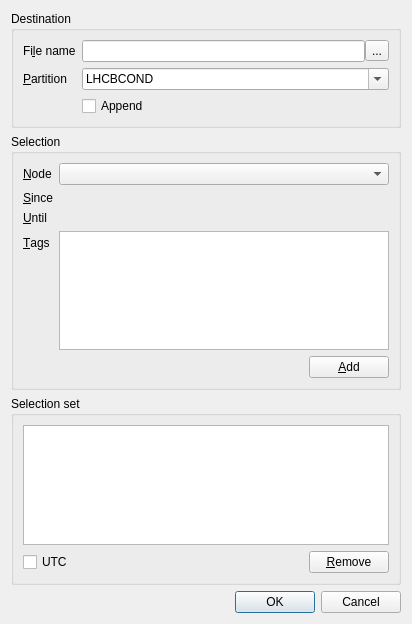
<?xml version="1.0" encoding="UTF-8"?>
<ui version="4.0">
 <class>CreateSliceDialog</class>
 <widget class="QDialog" name="CreateSliceDialog">
  <property name="geometry">
   <rect>
    <x>0</x>
    <y>0</y>
    <width>412</width>
    <height>624</height>
   </rect>
  </property>
  <property name="windowTitle">
   <string>Create slice</string>
  </property>
  <layout class="QVBoxLayout" name="verticalLayout">
   <item>
    <widget class="QGroupBox" name="destinationGroup">
     <property name="title">
      <string>Destination</string>
     </property>
     <layout class="QFormLayout" name="formLayout">
      <property name="fieldGrowthPolicy">
       <enum>QFormLayout::ExpandingFieldsGrow</enum>
      </property>
      <item row="0" column="0">
       <widget class="QLabel" name="filenameLabel">
        <property name="text">
         <string>Fi&amp;le name</string>
        </property>
        <property name="buddy">
         <cstring>filename</cstring>
        </property>
       </widget>
      </item>
      <item row="0" column="1">
       <widget class="QWidget" name="filenameWidget" native="true">
        <layout class="QHBoxLayout" name="horizontalLayout">
         <property name="spacing">
          <number>0</number>
         </property>
         <property name="leftMargin">
          <number>0</number>
         </property>
         <property name="topMargin">
          <number>0</number>
         </property>
         <property name="rightMargin">
          <number>0</number>
         </property>
         <property name="bottomMargin">
          <number>0</number>
         </property>
         <item>
          <widget class="QLineEdit" name="filename">
           <property name="toolTip">
            <string>Path to the SQLite file</string>
           </property>
          </widget>
         </item>
         <item>
          <widget class="QToolButton" name="fileDialogButton">
           <property name="toolTip">
            <string>Open a dialog box to select a file</string>
           </property>
           <property name="text">
            <string>...</string>
           </property>
          </widget>
         </item>
        </layout>
       </widget>
      </item>
      <item row="1" column="0">
       <widget class="QLabel" name="partitionLabel">
        <property name="text">
         <string>&amp;Partition</string>
        </property>
        <property name="buddy">
         <cstring>partition</cstring>
        </property>
       </widget>
      </item>
      <item row="1" column="1">
       <widget class="QComboBox" name="partition">
        <property name="sizePolicy">
         <sizepolicy hsizetype="Expanding" vsizetype="Fixed">
          <horstretch>0</horstretch>
          <verstretch>0</verstretch>
         </sizepolicy>
        </property>
        <property name="toolTip">
         <string>Partition name: only uppercase letters or numbers</string>
        </property>
        <property name="editable">
         <bool>true</bool>
        </property>
        <property name="currentIndex">
         <number>1</number>
        </property>
        <property name="insertPolicy">
         <enum>QComboBox::NoInsert</enum>
        </property>
        <item>
         <property name="text">
          <string>DDDB</string>
         </property>
        </item>
        <item>
         <property name="text">
          <string>LHCBCOND</string>
         </property>
        </item>
        <item>
         <property name="text">
          <string>SIMCOND</string>
         </property>
        </item>
        <item>
         <property name="text">
          <string>ONLINE</string>
         </property>
        </item>
        <item>
         <property name="text">
          <string>CALIBOFF</string>
         </property>
        </item>
       </widget>
      </item>
      <item row="2" column="1">
       <widget class="QCheckBox" name="append">
        <property name="text">
         <string>Append</string>
        </property>
       </widget>
      </item>
     </layout>
    </widget>
   </item>
   <item>
    <widget class="QGroupBox" name="selectionGroup">
     <property name="title">
      <string>Selection</string>
     </property>
     <layout class="QFormLayout" name="formLayout_2">
      <property name="fieldGrowthPolicy">
       <enum>QFormLayout::ExpandingFieldsGrow</enum>
      </property>
      <item row="0" column="0">
       <widget class="QLabel" name="pathLabel">
        <property name="text">
         <string>&amp;Node</string>
        </property>
        <property name="buddy">
         <cstring>path</cstring>
        </property>
       </widget>
      </item>
      <item row="0" column="1">
       <widget class="QComboBox" name="path">
        <property name="sizePolicy">
         <sizepolicy hsizetype="MinimumExpanding" vsizetype="Fixed">
          <horstretch>0</horstretch>
          <verstretch>0</verstretch>
         </sizepolicy>
        </property>
       </widget>
      </item>
      <item row="1" column="0">
       <widget class="QLabel" name="sinceLabel">
        <property name="text">
         <string>&amp;Since</string>
        </property>
        <property name="buddy">
         <cstring>since</cstring>
        </property>
       </widget>
      </item>
      <item row="1" column="1">
       <widget class="TimePointEdit" name="since" native="true">
        <property name="sizePolicy">
         <sizepolicy hsizetype="MinimumExpanding" vsizetype="Preferred">
          <horstretch>0</horstretch>
          <verstretch>0</verstretch>
         </sizepolicy>
        </property>
       </widget>
      </item>
      <item row="2" column="0">
       <widget class="QLabel" name="untilLabel">
        <property name="text">
         <string>&amp;Until</string>
        </property>
        <property name="buddy">
         <cstring>until</cstring>
        </property>
       </widget>
      </item>
      <item row="2" column="1">
       <widget class="TimePointEdit" name="until" native="true">
        <property name="sizePolicy">
         <sizepolicy hsizetype="MinimumExpanding" vsizetype="Preferred">
          <horstretch>0</horstretch>
          <verstretch>0</verstretch>
         </sizepolicy>
        </property>
       </widget>
      </item>
      <item row="3" column="0">
       <widget class="QLabel" name="tagsLabel">
        <property name="text">
         <string>&amp;Tags</string>
        </property>
        <property name="buddy">
         <cstring>tags</cstring>
        </property>
       </widget>
      </item>
      <item row="3" column="1">
       <widget class="QListView" name="tags">
        <property name="selectionMode">
         <enum>QAbstractItemView::MultiSelection</enum>
        </property>
       </widget>
      </item>
      <item row="4" column="1">
       <widget class="QWidget" name="selectionButtons" native="true">
        <layout class="QHBoxLayout" name="horizontalLayout_2">
         <property name="leftMargin">
          <number>0</number>
         </property>
         <property name="topMargin">
          <number>0</number>
         </property>
         <property name="rightMargin">
          <number>0</number>
         </property>
         <property name="bottomMargin">
          <number>0</number>
         </property>
         <item>
          <spacer name="horizontalSpacer">
           <property name="orientation">
            <enum>Qt::Horizontal</enum>
           </property>
           <property name="sizeHint" stdset="0">
            <size>
             <width>40</width>
             <height>20</height>
            </size>
           </property>
          </spacer>
         </item>
         <item>
          <widget class="QPushButton" name="addButton">
           <property name="text">
            <string>&amp;Add</string>
           </property>
          </widget>
         </item>
        </layout>
       </widget>
      </item>
     </layout>
    </widget>
   </item>
   <item>
    <widget class="QGroupBox" name="selectionSetGroup">
     <property name="title">
      <string>Selection set</string>
     </property>
     <layout class="QVBoxLayout" name="verticalLayout_2">
      <item>
       <widget class="QTableView" name="selections">
        <property name="selectionMode">
         <enum>QAbstractItemView::SingleSelection</enum>
        </property>
        <property name="selectionBehavior">
         <enum>QAbstractItemView::SelectRows</enum>
        </property>
       </widget>
      </item>
      <item>
       <widget class="QWidget" name="selectionSetButtons" native="true">
        <layout class="QHBoxLayout" name="horizontalLayout_3">
         <property name="leftMargin">
          <number>0</number>
         </property>
         <property name="topMargin">
          <number>0</number>
         </property>
         <property name="rightMargin">
          <number>0</number>
         </property>
         <property name="bottomMargin">
          <number>0</number>
         </property>
         <item>
          <widget class="QCheckBox" name="utc">
           <property name="text">
            <string>UTC</string>
           </property>
          </widget>
         </item>
         <item>
          <spacer name="horizontalSpacer">
           <property name="orientation">
            <enum>Qt::Horizontal</enum>
           </property>
           <property name="sizeHint" stdset="0">
            <size>
             <width>40</width>
             <height>20</height>
            </size>
           </property>
          </spacer>
         </item>
         <item>
          <widget class="QPushButton" name="removeButton">
           <property name="text">
            <string>&amp;Remove</string>
           </property>
          </widget>
         </item>
        </layout>
       </widget>
      </item>
     </layout>
    </widget>
   </item>
   <item>
    <widget class="QDialogButtonBox" name="buttonBox">
     <property name="orientation">
      <enum>Qt::Horizontal</enum>
     </property>
     <property name="standardButtons">
      <set>QDialogButtonBox::Cancel|QDialogButtonBox::Ok</set>
     </property>
    </widget>
   </item>
  </layout>
 </widget>
 <customwidgets>
  <customwidget>
   <class>TimePointEdit</class>
   <extends>QWidget</extends>
   <header>CondDBUI/Browser/Widgets.h</header>
   <container>1</container>
   <slots>
    <signal>dateTimeChanged(QDateTime)</signal>
    <signal>dateChanged(QDate)</signal>
    <signal>timeChanged(QTime)</signal>
    <signal>maxChanged(bool)</signal>
    <signal>maxChecked()</signal>
    <signal>maxUnchecked()</signal>
    <signal>validityKeyChanged(cool::ValidityKey)</signal>
    <slot>setMinimumDateTime(QDateTime)</slot>
    <slot>setMaximumDateTime(QDateTime)</slot>
    <slot>resetMinimumDateTime()</slot>
    <slot>resetMaximumDateTime()</slot>
   </slots>
  </customwidget>
 </customwidgets>
 <resources/>
 <connections>
  <connection>
   <sender>buttonBox</sender>
   <signal>accepted()</signal>
   <receiver>CreateSliceDialog</receiver>
   <slot>accept()</slot>
   <hints>
    <hint type="sourcelabel">
     <x>257</x>
     <y>580</y>
    </hint>
    <hint type="destinationlabel">
     <x>157</x>
     <y>274</y>
    </hint>
   </hints>
  </connection>
  <connection>
   <sender>buttonBox</sender>
   <signal>rejected()</signal>
   <receiver>CreateSliceDialog</receiver>
   <slot>reject()</slot>
   <hints>
    <hint type="sourcelabel">
     <x>325</x>
     <y>580</y>
    </hint>
    <hint type="destinationlabel">
     <x>286</x>
     <y>274</y>
    </hint>
   </hints>
  </connection>
  <connection>
   <sender>fileDialogButton</sender>
   <signal>clicked()</signal>
   <receiver>CreateSliceDialog</receiver>
   <slot>openFileDialog()</slot>
   <hints>
    <hint type="sourcelabel">
     <x>379</x>
     <y>47</y>
    </hint>
    <hint type="destinationlabel">
     <x>409</x>
     <y>46</y>
    </hint>
   </hints>
  </connection>
  <connection>
   <sender>addButton</sender>
   <signal>clicked()</signal>
   <receiver>CreateSliceDialog</receiver>
   <slot>addSelection()</slot>
   <hints>
    <hint type="sourcelabel">
     <x>373</x>
     <y>337</y>
    </hint>
    <hint type="destinationlabel">
     <x>407</x>
     <y>318</y>
    </hint>
   </hints>
  </connection>
  <connection>
   <sender>removeButton</sender>
   <signal>clicked()</signal>
   <receiver>CreateSliceDialog</receiver>
   <slot>removeSelection()</slot>
   <hints>
    <hint type="sourcelabel">
     <x>376</x>
     <y>519</y>
    </hint>
    <hint type="destinationlabel">
     <x>408</x>
     <y>491</y>
    </hint>
   </hints>
  </connection>
  <connection>
   <sender>path</sender>
   <signal>currentIndexChanged(QString)</signal>
   <receiver>CreateSliceDialog</receiver>
   <slot>currentPathSelected(QString)</slot>
   <hints>
    <hint type="sourcelabel">
     <x>359</x>
     <y>139</y>
    </hint>
    <hint type="destinationlabel">
     <x>409</x>
     <y>143</y>
    </hint>
   </hints>
  </connection>
  <connection>
   <sender>since</sender>
   <signal>dateTimeChanged(QDateTime)</signal>
   <receiver>until</receiver>
   <slot>setMinimumDateTime(QDateTime)</slot>
   <hints>
    <hint type="sourcelabel">
     <x>192</x>
     <y>169</y>
    </hint>
    <hint type="destinationlabel">
     <x>119</x>
     <y>189</y>
    </hint>
   </hints>
  </connection>
  <connection>
   <sender>until</sender>
   <signal>dateTimeChanged(QDateTime)</signal>
   <receiver>since</receiver>
   <slot>setMaximumDateTime(QDateTime)</slot>
   <hints>
    <hint type="sourcelabel">
     <x>224</x>
     <y>183</y>
    </hint>
    <hint type="destinationlabel">
     <x>224</x>
     <y>169</y>
    </hint>
   </hints>
  </connection>
  <connection>
   <sender>filename</sender>
   <signal>textChanged(QString)</signal>
   <receiver>CreateSliceDialog</receiver>
   <slot>checkValidData()</slot>
   <hints>
    <hint type="sourcelabel">
     <x>315</x>
     <y>46</y>
    </hint>
    <hint type="destinationlabel">
     <x>358</x>
     <y>102</y>
    </hint>
   </hints>
  </connection>
  <connection>
   <sender>partition</sender>
   <signal>textChanged(QString)</signal>
   <receiver>CreateSliceDialog</receiver>
   <slot>checkValidData()</slot>
   <hints>
    <hint type="sourcelabel">
     <x>254</x>
     <y>78</y>
    </hint>
    <hint type="destinationlabel">
     <x>296</x>
     <y>103</y>
    </hint>
   </hints>
  </connection>
 </connections>
 <slots>
  <slot>openFileDialog()</slot>
  <slot>addSelection()</slot>
  <slot>removeSelection()</slot>
  <slot>currentPathSelected(QString)</slot>
  <slot>checkValidData()</slot>
 </slots>
</ui>
